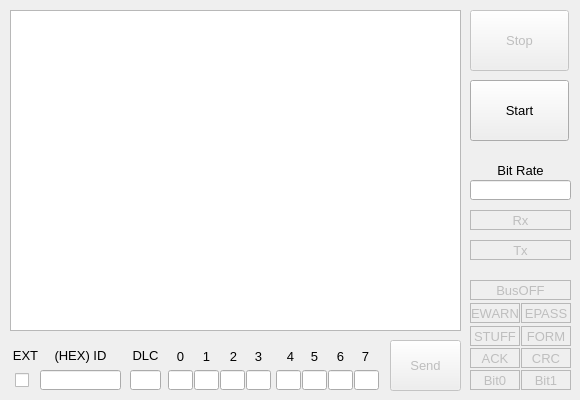
<?xml version="1.0" encoding="UTF-8"?>
<ui version="4.0">
 <class>MainWindow</class>
 <widget class="QMainWindow" name="MainWindow">
  <property name="windowModality">
   <enum>Qt::WindowModal</enum>
  </property>
  <property name="geometry">
   <rect>
    <x>0</x>
    <y>0</y>
    <width>580</width>
    <height>400</height>
   </rect>
  </property>
  <property name="sizePolicy">
   <sizepolicy hsizetype="Fixed" vsizetype="Fixed">
    <horstretch>0</horstretch>
    <verstretch>0</verstretch>
   </sizepolicy>
  </property>
  <property name="font">
   <font>
    <family>Tahoma</family>
    <pointsize>10</pointsize>
   </font>
  </property>
  <property name="windowTitle">
   <string notr="true">CAN_DEMO</string>
  </property>
  <property name="windowIcon">
   <iconset resource="QtCAN.qrc">
    <normaloff>:/icon/QtCAN.ico</normaloff>:/icon/QtCAN.ico</iconset>
  </property>
  <property name="toolButtonStyle">
   <enum>Qt::ToolButtonIconOnly</enum>
  </property>
  <property name="animated">
   <bool>false</bool>
  </property>
  <widget class="QWidget" name="centralWidget">
   <widget class="QPushButton" name="pushButtonStart">
    <property name="geometry">
     <rect>
      <x>470</x>
      <y>80</y>
      <width>99</width>
      <height>61</height>
     </rect>
    </property>
    <property name="text">
     <string>Start</string>
    </property>
   </widget>
   <widget class="QPushButton" name="pushButtonStop">
    <property name="enabled">
     <bool>false</bool>
    </property>
    <property name="geometry">
     <rect>
      <x>470</x>
      <y>10</y>
      <width>99</width>
      <height>61</height>
     </rect>
    </property>
    <property name="text">
     <string>Stop</string>
    </property>
   </widget>
   <widget class="QLabel" name="labelBitRate">
    <property name="geometry">
     <rect>
      <x>475</x>
      <y>160</y>
      <width>91</width>
      <height>20</height>
     </rect>
    </property>
    <property name="text">
     <string>Bit Rate</string>
    </property>
    <property name="alignment">
     <set>Qt::AlignCenter</set>
    </property>
   </widget>
   <widget class="QPlainTextEdit" name="plainTextEdit">
    <property name="geometry">
     <rect>
      <x>10</x>
      <y>10</y>
      <width>451</width>
      <height>321</height>
     </rect>
    </property>
   </widget>
   <widget class="QLineEdit" name="lineEditRate">
    <property name="geometry">
     <rect>
      <x>470</x>
      <y>180</y>
      <width>101</width>
      <height>20</height>
     </rect>
    </property>
    <property name="alignment">
     <set>Qt::AlignCenter</set>
    </property>
   </widget>
   <widget class="QLabel" name="labelRx">
    <property name="enabled">
     <bool>false</bool>
    </property>
    <property name="geometry">
     <rect>
      <x>470</x>
      <y>210</y>
      <width>101</width>
      <height>20</height>
     </rect>
    </property>
    <property name="toolTip">
     <string notr="true"/>
    </property>
    <property name="statusTip">
     <string notr="true"/>
    </property>
    <property name="frameShape">
     <enum>QFrame::StyledPanel</enum>
    </property>
    <property name="frameShadow">
     <enum>QFrame::Sunken</enum>
    </property>
    <property name="text">
     <string>Rx</string>
    </property>
    <property name="alignment">
     <set>Qt::AlignCenter</set>
    </property>
   </widget>
   <widget class="QLabel" name="labelTx">
    <property name="enabled">
     <bool>false</bool>
    </property>
    <property name="geometry">
     <rect>
      <x>470</x>
      <y>240</y>
      <width>101</width>
      <height>20</height>
     </rect>
    </property>
    <property name="frameShape">
     <enum>QFrame::StyledPanel</enum>
    </property>
    <property name="frameShadow">
     <enum>QFrame::Sunken</enum>
    </property>
    <property name="text">
     <string>Tx</string>
    </property>
    <property name="alignment">
     <set>Qt::AlignCenter</set>
    </property>
   </widget>
   <widget class="QLabel" name="labelBusOff">
    <property name="enabled">
     <bool>false</bool>
    </property>
    <property name="geometry">
     <rect>
      <x>470</x>
      <y>280</y>
      <width>101</width>
      <height>20</height>
     </rect>
    </property>
    <property name="frameShape">
     <enum>QFrame::StyledPanel</enum>
    </property>
    <property name="frameShadow">
     <enum>QFrame::Sunken</enum>
    </property>
    <property name="text">
     <string>BusOFF</string>
    </property>
    <property name="alignment">
     <set>Qt::AlignCenter</set>
    </property>
   </widget>
   <widget class="QLabel" name="labelEWARN">
    <property name="enabled">
     <bool>false</bool>
    </property>
    <property name="geometry">
     <rect>
      <x>470</x>
      <y>303</y>
      <width>50</width>
      <height>20</height>
     </rect>
    </property>
    <property name="frameShape">
     <enum>QFrame::StyledPanel</enum>
    </property>
    <property name="frameShadow">
     <enum>QFrame::Sunken</enum>
    </property>
    <property name="text">
     <string>EWARN</string>
    </property>
    <property name="alignment">
     <set>Qt::AlignCenter</set>
    </property>
   </widget>
   <widget class="QLabel" name="labelEPASS">
    <property name="enabled">
     <bool>false</bool>
    </property>
    <property name="geometry">
     <rect>
      <x>521</x>
      <y>303</y>
      <width>50</width>
      <height>20</height>
     </rect>
    </property>
    <property name="frameShape">
     <enum>QFrame::StyledPanel</enum>
    </property>
    <property name="frameShadow">
     <enum>QFrame::Sunken</enum>
    </property>
    <property name="text">
     <string>EPASS</string>
    </property>
    <property name="alignment">
     <set>Qt::AlignCenter</set>
    </property>
   </widget>
   <widget class="QLabel" name="labelSTUFF">
    <property name="enabled">
     <bool>false</bool>
    </property>
    <property name="geometry">
     <rect>
      <x>470</x>
      <y>326</y>
      <width>50</width>
      <height>20</height>
     </rect>
    </property>
    <property name="frameShape">
     <enum>QFrame::StyledPanel</enum>
    </property>
    <property name="frameShadow">
     <enum>QFrame::Sunken</enum>
    </property>
    <property name="text">
     <string>STUFF</string>
    </property>
    <property name="alignment">
     <set>Qt::AlignCenter</set>
    </property>
   </widget>
   <widget class="QLabel" name="labelFORM">
    <property name="enabled">
     <bool>false</bool>
    </property>
    <property name="geometry">
     <rect>
      <x>521</x>
      <y>326</y>
      <width>50</width>
      <height>20</height>
     </rect>
    </property>
    <property name="frameShape">
     <enum>QFrame::StyledPanel</enum>
    </property>
    <property name="frameShadow">
     <enum>QFrame::Sunken</enum>
    </property>
    <property name="text">
     <string>FORM</string>
    </property>
    <property name="alignment">
     <set>Qt::AlignCenter</set>
    </property>
   </widget>
   <widget class="QLabel" name="labelACK">
    <property name="enabled">
     <bool>false</bool>
    </property>
    <property name="geometry">
     <rect>
      <x>470</x>
      <y>348</y>
      <width>50</width>
      <height>20</height>
     </rect>
    </property>
    <property name="frameShape">
     <enum>QFrame::StyledPanel</enum>
    </property>
    <property name="frameShadow">
     <enum>QFrame::Sunken</enum>
    </property>
    <property name="text">
     <string>ACK</string>
    </property>
    <property name="alignment">
     <set>Qt::AlignCenter</set>
    </property>
   </widget>
   <widget class="QLabel" name="labelCRC">
    <property name="enabled">
     <bool>false</bool>
    </property>
    <property name="geometry">
     <rect>
      <x>521</x>
      <y>348</y>
      <width>50</width>
      <height>20</height>
     </rect>
    </property>
    <property name="frameShape">
     <enum>QFrame::StyledPanel</enum>
    </property>
    <property name="frameShadow">
     <enum>QFrame::Sunken</enum>
    </property>
    <property name="text">
     <string>CRC</string>
    </property>
    <property name="alignment">
     <set>Qt::AlignCenter</set>
    </property>
   </widget>
   <widget class="QLabel" name="labelBit0">
    <property name="enabled">
     <bool>false</bool>
    </property>
    <property name="geometry">
     <rect>
      <x>470</x>
      <y>370</y>
      <width>50</width>
      <height>20</height>
     </rect>
    </property>
    <property name="frameShape">
     <enum>QFrame::StyledPanel</enum>
    </property>
    <property name="frameShadow">
     <enum>QFrame::Sunken</enum>
    </property>
    <property name="text">
     <string>Bit0</string>
    </property>
    <property name="alignment">
     <set>Qt::AlignCenter</set>
    </property>
   </widget>
   <widget class="QLabel" name="labelBit1">
    <property name="enabled">
     <bool>false</bool>
    </property>
    <property name="geometry">
     <rect>
      <x>521</x>
      <y>370</y>
      <width>50</width>
      <height>20</height>
     </rect>
    </property>
    <property name="frameShape">
     <enum>QFrame::StyledPanel</enum>
    </property>
    <property name="frameShadow">
     <enum>QFrame::Sunken</enum>
    </property>
    <property name="text">
     <string>Bit1</string>
    </property>
    <property name="alignment">
     <set>Qt::AlignCenter</set>
    </property>
   </widget>
   <widget class="QCheckBox" name="checkBoxEXT">
    <property name="geometry">
     <rect>
      <x>15</x>
      <y>370</y>
      <width>21</width>
      <height>21</height>
     </rect>
    </property>
    <property name="text">
     <string notr="true"/>
    </property>
    <property name="tristate">
     <bool>false</bool>
    </property>
   </widget>
   <widget class="QLineEdit" name="lineEditId">
    <property name="geometry">
     <rect>
      <x>40</x>
      <y>370</y>
      <width>81</width>
      <height>20</height>
     </rect>
    </property>
    <property name="maxLength">
     <number>8</number>
    </property>
    <property name="alignment">
     <set>Qt::AlignCenter</set>
    </property>
   </widget>
   <widget class="QLineEdit" name="lineEditDLC">
    <property name="geometry">
     <rect>
      <x>130</x>
      <y>370</y>
      <width>31</width>
      <height>20</height>
     </rect>
    </property>
    <property name="maxLength">
     <number>1</number>
    </property>
    <property name="alignment">
     <set>Qt::AlignCenter</set>
    </property>
   </widget>
   <widget class="QPushButton" name="pushButtonSend">
    <property name="enabled">
     <bool>false</bool>
    </property>
    <property name="geometry">
     <rect>
      <x>390</x>
      <y>340</y>
      <width>71</width>
      <height>51</height>
     </rect>
    </property>
    <property name="text">
     <string>Send</string>
    </property>
   </widget>
   <widget class="QLabel" name="labelEXT">
    <property name="geometry">
     <rect>
      <x>10</x>
      <y>347</y>
      <width>31</width>
      <height>16</height>
     </rect>
    </property>
    <property name="text">
     <string>EXT</string>
    </property>
    <property name="alignment">
     <set>Qt::AlignCenter</set>
    </property>
   </widget>
   <widget class="QLabel" name="labelID">
    <property name="geometry">
     <rect>
      <x>40</x>
      <y>345</y>
      <width>81</width>
      <height>20</height>
     </rect>
    </property>
    <property name="text">
     <string>(HEX) ID</string>
    </property>
    <property name="alignment">
     <set>Qt::AlignCenter</set>
    </property>
   </widget>
   <widget class="QLabel" name="labelDLC">
    <property name="geometry">
     <rect>
      <x>130</x>
      <y>345</y>
      <width>31</width>
      <height>20</height>
     </rect>
    </property>
    <property name="text">
     <string>DLC</string>
    </property>
    <property name="alignment">
     <set>Qt::AlignCenter</set>
    </property>
   </widget>
   <widget class="QLineEdit" name="lineEditData0">
    <property name="geometry">
     <rect>
      <x>168</x>
      <y>370</y>
      <width>25</width>
      <height>20</height>
     </rect>
    </property>
    <property name="maxLength">
     <number>2</number>
    </property>
    <property name="alignment">
     <set>Qt::AlignCenter</set>
    </property>
   </widget>
   <widget class="QLabel" name="labelData0">
    <property name="geometry">
     <rect>
      <x>170</x>
      <y>346</y>
      <width>21</width>
      <height>20</height>
     </rect>
    </property>
    <property name="text">
     <string>0</string>
    </property>
    <property name="alignment">
     <set>Qt::AlignCenter</set>
    </property>
   </widget>
   <widget class="QLineEdit" name="lineEditData1">
    <property name="geometry">
     <rect>
      <x>194</x>
      <y>370</y>
      <width>25</width>
      <height>20</height>
     </rect>
    </property>
    <property name="maxLength">
     <number>2</number>
    </property>
    <property name="alignment">
     <set>Qt::AlignCenter</set>
    </property>
   </widget>
   <widget class="QLabel" name="labelData1">
    <property name="geometry">
     <rect>
      <x>196</x>
      <y>346</y>
      <width>21</width>
      <height>20</height>
     </rect>
    </property>
    <property name="text">
     <string>1</string>
    </property>
    <property name="alignment">
     <set>Qt::AlignCenter</set>
    </property>
   </widget>
   <widget class="QLineEdit" name="lineEditData2">
    <property name="geometry">
     <rect>
      <x>220</x>
      <y>370</y>
      <width>25</width>
      <height>20</height>
     </rect>
    </property>
    <property name="maxLength">
     <number>2</number>
    </property>
    <property name="alignment">
     <set>Qt::AlignCenter</set>
    </property>
   </widget>
   <widget class="QLabel" name="labelData2">
    <property name="geometry">
     <rect>
      <x>223</x>
      <y>346</y>
      <width>21</width>
      <height>20</height>
     </rect>
    </property>
    <property name="text">
     <string>2</string>
    </property>
    <property name="alignment">
     <set>Qt::AlignCenter</set>
    </property>
   </widget>
   <widget class="QLineEdit" name="lineEditData3">
    <property name="geometry">
     <rect>
      <x>246</x>
      <y>370</y>
      <width>25</width>
      <height>20</height>
     </rect>
    </property>
    <property name="maxLength">
     <number>2</number>
    </property>
    <property name="alignment">
     <set>Qt::AlignCenter</set>
    </property>
   </widget>
   <widget class="QLabel" name="labelData3">
    <property name="geometry">
     <rect>
      <x>248</x>
      <y>346</y>
      <width>21</width>
      <height>20</height>
     </rect>
    </property>
    <property name="text">
     <string>3</string>
    </property>
    <property name="alignment">
     <set>Qt::AlignCenter</set>
    </property>
   </widget>
   <widget class="QLineEdit" name="lineEditData4">
    <property name="geometry">
     <rect>
      <x>276</x>
      <y>370</y>
      <width>25</width>
      <height>20</height>
     </rect>
    </property>
    <property name="maxLength">
     <number>2</number>
    </property>
    <property name="alignment">
     <set>Qt::AlignCenter</set>
    </property>
   </widget>
   <widget class="QLineEdit" name="lineEditData5">
    <property name="geometry">
     <rect>
      <x>302</x>
      <y>370</y>
      <width>25</width>
      <height>20</height>
     </rect>
    </property>
    <property name="maxLength">
     <number>2</number>
    </property>
    <property name="alignment">
     <set>Qt::AlignCenter</set>
    </property>
   </widget>
   <widget class="QLabel" name="labelData7">
    <property name="geometry">
     <rect>
      <x>355</x>
      <y>346</y>
      <width>21</width>
      <height>20</height>
     </rect>
    </property>
    <property name="text">
     <string>7</string>
    </property>
    <property name="alignment">
     <set>Qt::AlignCenter</set>
    </property>
   </widget>
   <widget class="QLineEdit" name="lineEditData6">
    <property name="geometry">
     <rect>
      <x>328</x>
      <y>370</y>
      <width>25</width>
      <height>20</height>
     </rect>
    </property>
    <property name="maxLength">
     <number>2</number>
    </property>
    <property name="alignment">
     <set>Qt::AlignCenter</set>
    </property>
   </widget>
   <widget class="QLabel" name="labelData5">
    <property name="geometry">
     <rect>
      <x>304</x>
      <y>346</y>
      <width>21</width>
      <height>20</height>
     </rect>
    </property>
    <property name="text">
     <string>5</string>
    </property>
    <property name="alignment">
     <set>Qt::AlignCenter</set>
    </property>
   </widget>
   <widget class="QLineEdit" name="lineEditData7">
    <property name="geometry">
     <rect>
      <x>354</x>
      <y>370</y>
      <width>25</width>
      <height>20</height>
     </rect>
    </property>
    <property name="maxLength">
     <number>2</number>
    </property>
    <property name="alignment">
     <set>Qt::AlignCenter</set>
    </property>
   </widget>
   <widget class="QLabel" name="labelData4">
    <property name="geometry">
     <rect>
      <x>280</x>
      <y>346</y>
      <width>21</width>
      <height>20</height>
     </rect>
    </property>
    <property name="text">
     <string>4</string>
    </property>
    <property name="alignment">
     <set>Qt::AlignCenter</set>
    </property>
   </widget>
   <widget class="QLabel" name="labelData6">
    <property name="geometry">
     <rect>
      <x>330</x>
      <y>346</y>
      <width>21</width>
      <height>20</height>
     </rect>
    </property>
    <property name="text">
     <string>6</string>
    </property>
    <property name="alignment">
     <set>Qt::AlignCenter</set>
    </property>
   </widget>
  </widget>
 </widget>
 <layoutdefault spacing="6" margin="11"/>
 <resources>
  <include location="QtCAN.qrc"/>
 </resources>
 <connections/>
</ui>
